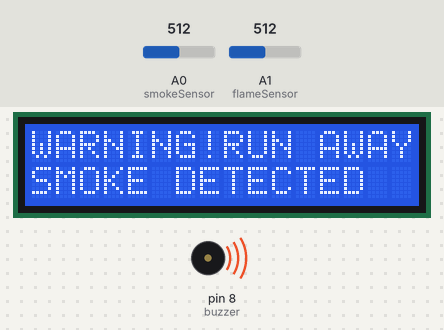
The sketch below on a simulated Arduino Uno, built with avr-gcc and run on an emulated ATmega328P. On the bench: 16×2 character LCD, buzzer (waves = sounding). The inputs (shaded band) are chosen by the test bench; at power-on: A1 (flameSensor) = 512, A0 (smokeSensor) = 512. What the sketch prints to the serial monitor is not drawn.

Above: at 4.2 s.
4.3 s: A1 (flameSensor) set to 488
At 5.5 s:
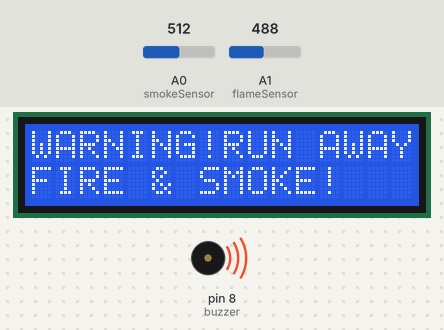
6.2 s: A0 (smokeSensor) set to 314
7.7 s: A0 (smokeSensor) set to 289
At 8.8 s:
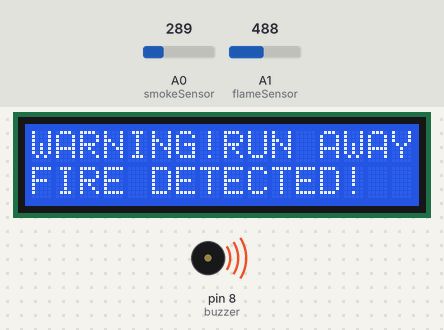
9.4 s: A1 (flameSensor) set to 510
At 10.0 s:
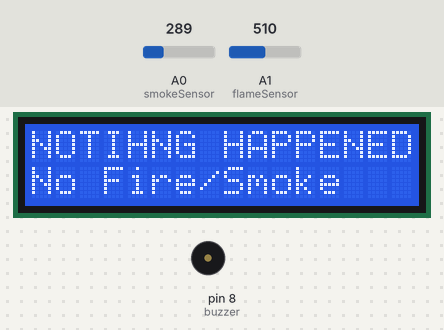
11.0 s: A1 (flameSensor) set to 490
At 12.3 s:
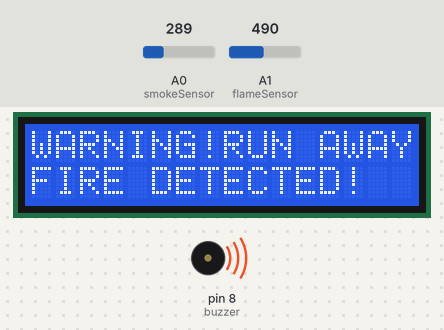
12.6 s: A1 (flameSensor) set to 511
At 13.4 s:
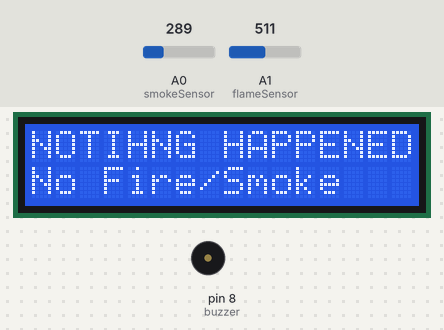
Timing chart, 0 to 15.2 s (numbered marks = the images above; inputs shaded):
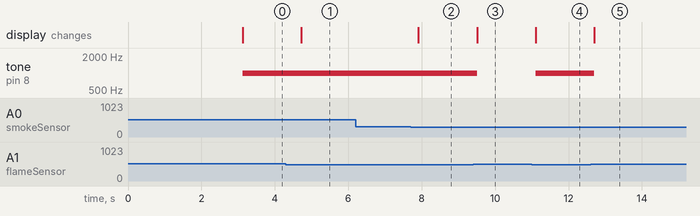

Measured:
- the behaviour switches between 501 and 500 on A1 (flameSensor) (found by bisection; images 0 and 1)
- the behaviour switches between 300 and 299 on A0 (smokeSensor) (found by bisection; images 1 and 2)
- after the input at 4.3 s, the display: changes after 0.42 s (image 1)
- after the input at 6.2 s, every drawn part: stays the same
- after the input at 7.7 s, the display: changes after 0.21 s (image 2)
- after the input at 9.4 s, tone on pin 8 (buzzer): 1000 Hz → silent after 0.11 s; the display: changes after 0.11 s (image 3)
- after the input at 11.0 s, tone on pin 8 (buzzer): silent → 1000 Hz after 0.10 s; the display: changes after 0.10 s (image 4)
- after the input at 12.6 s, tone on pin 8 (buzzer): 1000 Hz → silent after 0.10 s; the display: changes after 0.10 s (image 5)

The sketch:

FlameAndSmoke_Alarm.ino
```cpp
#include <Wire.h>
#include <LiquidCrystal_I2C.h>

LiquidCrystal_I2C lcd(0x27,16,2);

int smokeSensor = A0;
int flameSensor = A1;
int buzzer = 8;

int smokeValue;
int flameValue;

void setup()
{
  pinMode(buzzer, OUTPUT);

  lcd.init();
  lcd.backlight();

  Serial.begin(9600);

  lcd.setCursor(0,0);
  lcd.print("Fire & Smoke");
  lcd.setCursor(0,1);
  lcd.print("Detector");
  delay(3000);

  lcd.clear();
}

void loop()
{
  smokeValue = analogRead(smokeSensor);
  flameValue = analogRead(flameSensor);

  Serial.print("Smoke: ");
  Serial.print(smokeValue);
  Serial.print("  Flame: ");
  Serial.println(flameValue);

  bool smokeDetected = smokeValue >= 300;
  bool flameDetected = flameValue <= 500;

  lcd.clear();

  if(smokeDetected && flameDetected)
  {
    lcd.setCursor(0,0);
    lcd.print("WARNING!RUN AWAY");
    lcd.setCursor(0,1);
    lcd.print("FIRE & SMOKE!");
    tone(buzzer,1000);
  }
  else if(smokeDetected)
  {
    lcd.setCursor(0,0);
    lcd.print("WARNING!RUN AWAY");
    lcd.setCursor(0,1);
    lcd.print("SMOKE DETECTED");
    tone(buzzer,1000);
  }
  else if(flameDetected)
  {
    lcd.setCursor(0,0);
    lcd.print("WARNING!RUN AWAY");
    lcd.setCursor(0,1);
    lcd.print("FIRE DETECTED!");
    tone(buzzer,1000);
  }
  else
  {
    lcd.setCursor(0,0);
    lcd.print("NOTIHNG HAPPENED");
    lcd.setCursor(0,1);
    lcd.print("No Fire/Smoke");
    noTone(buzzer);
  }

  delay(500);
}
```
